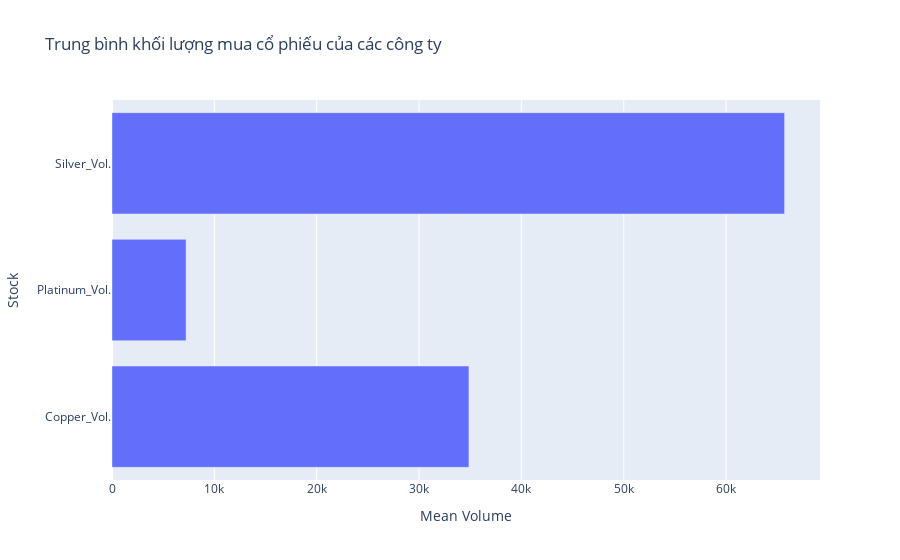

Notebook code cell kept with this figure:
### Code cell
df_volume_mean = df_volume.mean()
 df_volume_mean = df_volume_mean.reset_index()
 df_volume_mean.columns = ['Stock', 'Mean Volume']
 fig = px.bar(df_volume_mean, y='Stock', x='Mean Volume', title='Trung bình khối lượng mua cổ phiếu của các công ty')
 fig.show()

### Figure 1 — Plotly figure (JSON) as saved in the notebook; plotly's stock layout.template omitted (floating-point values rounded to 4 significant figures)
{"data": [{"alignmentgroup": "True", "hovertemplate": "Mean Volume=%{x}<br>Stock=%{y}<extra></extra>", "legendgroup": "", "marker": {"color": "#636efa", "pattern": {"shape": ""}}, "name": "", "offsetgroup": "", "orientation": "h", "showlegend": false, "textposition": "auto", "type": "bar", "x": [34870.0, 7240.0, 65720.0], "xaxis": "x", "y": ["Copper_Vol.", "Platinum_Vol.", "Silver_Vol."], "yaxis": "y"}], "layout": {"barmode": "relative", "legend": {"tracegroupgap": 0}, "title": {"text": "Trung bình khối lượng mua cổ phiếu của các công ty"}, "xaxis": {"anchor": "y", "domain": [0, 1], "title": {"text": "Mean Volume"}}, "yaxis": {"anchor": "x", "domain": [0, 1], "title": {"text": "Stock"}}}}
